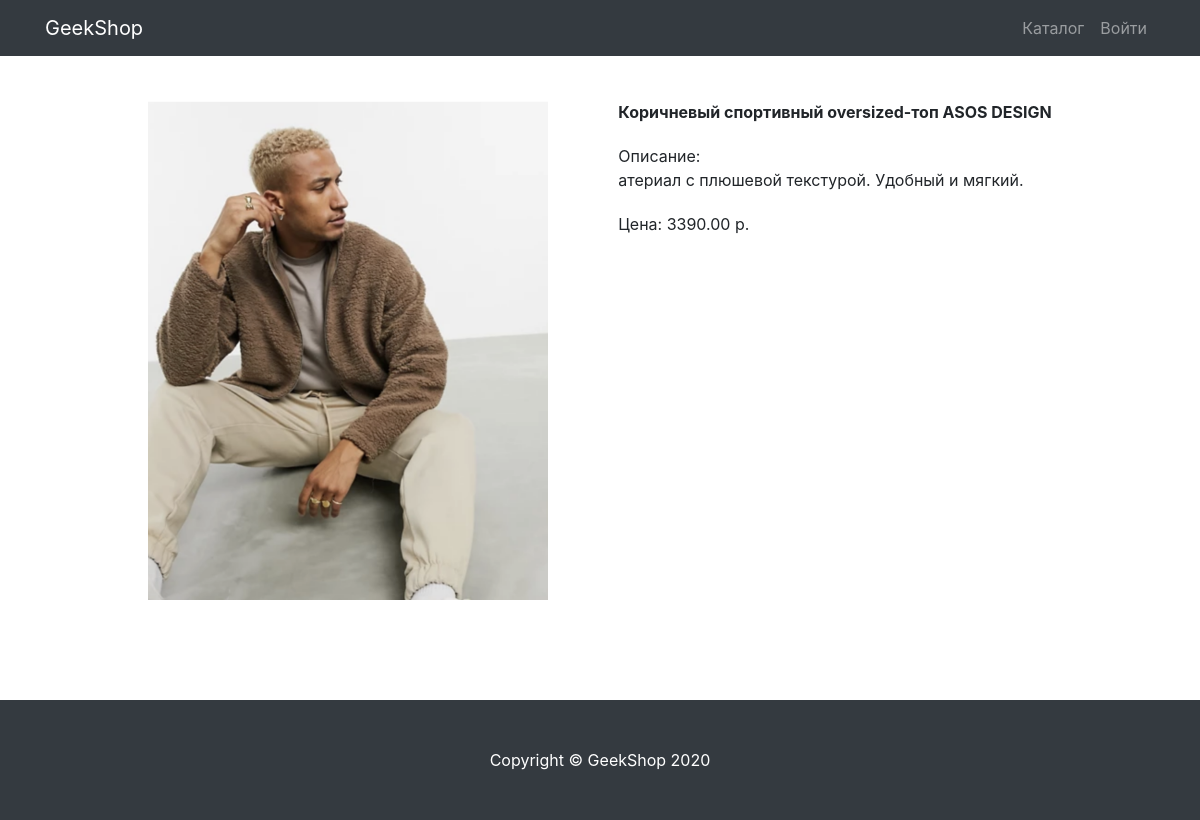
The page /products/detail_product/3 on the database as committed earlier.
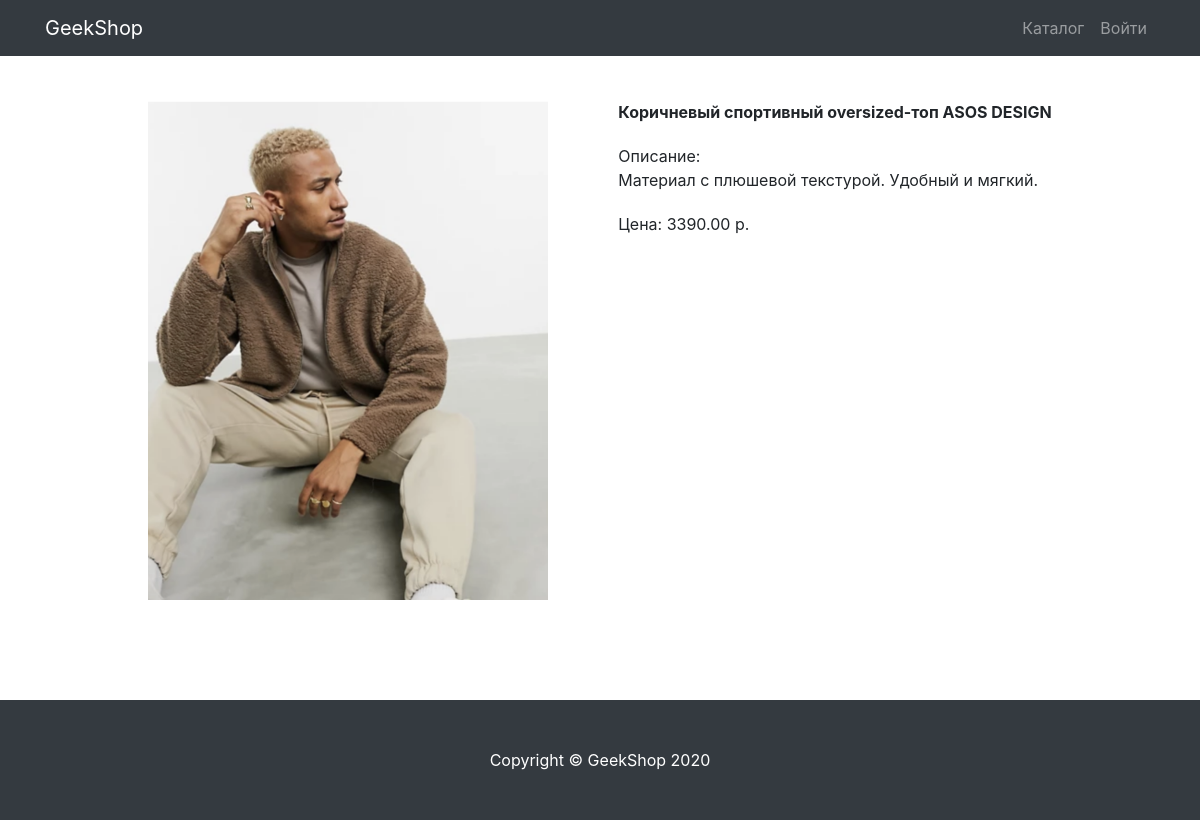
The same page on the database as committed later.
### products/models.py (models this page shows, shortened)
class Product(models.Model):
	name = models.CharField(max_length=65, unique=True)
	image = models.ImageField(upload_to="products_images", blank=True)
	description = models.TextField(blank=True)
	price = models.DecimalField(max_digits=8, decimal_places=2)
	quantity = models.PositiveIntegerField(default=0)
	category = models.ForeignKey(ProductCategory, on_delete=models.CASCADE)

### products/views.py (the view)
# urls.py: path("detail_product/<int:pk>", DetailProduct.as_view(), name="detail_product")
class DetailProduct(DetailView):
	context_object_name = "product"
	template_name = "products/detail-product.html"
	model = Product

### products/context_processors.py (called while the page is built)
def basket(request):
	basket_list = []
	if request.user.is_authenticated:
		basket_list = Basket.objects.filter(user=request.user)
	return {"baskets": basket_list}

### products/templates/products/detail-product.html (shortened to what this page needs)
{% extends "base.html" %}
{% load static %}
{% block content %}
<div style="margin: 100px;">
    <div style="margin: auto; display: flex; justify-content: center;">
        <img src="{{ product.image.url }}" style="height: 500px; margin-right: 70px;">
        <div style="display: flex; flex-direction: column;">
            <b>{{ product.name }}</b>
            <div style="margin-top: 20px;">
                Описание:
                <br>
                {{ product.description }}
            </div>
            <div style="margin-top: 20px;">
                Цена: {{ product.price }} р.
            </div>
        </div>
    </div>
</div>
{% endblock %}
{% block footer %}
<footer class="py-5 bg-dark">
    <div class="container">
        <p class="m-0 text-center text-white">Copyright &copy; GeekShop 2020</p>
    </div>
</footer>
{% endblock %}

Rows that differ between the two databases and show on the page:
changed Product "Коричневый спортивный oversized-топ ASOS DESIGN": description "атериал с плюшевой текстурой. Удобный и мягкий." → "Материал с плюшевой текстурой. Удобный и мягкий."
